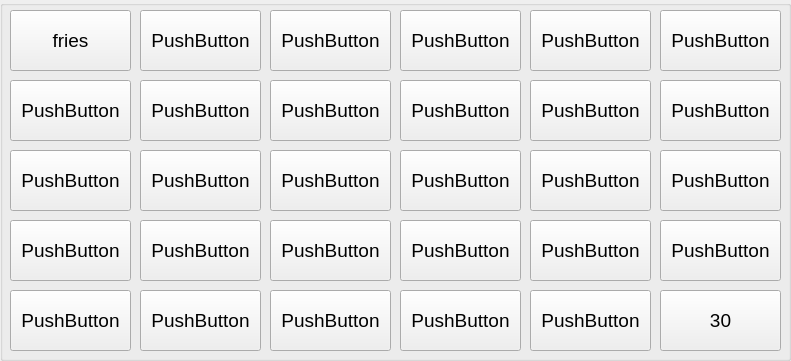
     <widget class="QGroupBox" name="groupBox_8">
      <property name="enabled">
       <bool>true</bool>
      </property>
      <property name="geometry">
       <rect>
        <x>240</x>
        <y>460</y>
        <width>791</width>
        <height>361</height>
       </rect>
      </property>
      <property name="font">
       <font>
        <pointsize>14</pointsize>
       </font>
      </property>
      <property name="title">
       <string/>
      </property>
      <property name="flat">
       <bool>false</bool>
      </property>
      <widget class="QPushButton" name="pushButton_121">
       <property name="geometry">
        <rect>
         <x>10</x>
         <y>10</y>
         <width>121</width>
         <height>61</height>
        </rect>
       </property>
       <property name="text">
        <string>fries</string>
       </property>
       <property name="flat">
        <bool>false</bool>
       </property>
      </widget>
      <widget class="QPushButton" name="pushButton_122">
       <property name="geometry">
        <rect>
         <x>10</x>
         <y>80</y>
         <width>121</width>
         <height>61</height>
        </rect>
       </property>
       <property name="text">
        <string>PushButton</string>
       </property>
       <property name="flat">
        <bool>false</bool>
       </property>
      </widget>
      <widget class="QPushButton" name="pushButton_123">
       <property name="geometry">
        <rect>
         <x>10</x>
         <y>150</y>
         <width>121</width>
         <height>61</height>
        </rect>
       </property>
       <property name="text">
        <string>PushButton</string>
       </property>
       <property name="flat">
        <bool>false</bool>
       </property>
      </widget>
      <widget class="QPushButton" name="pushButton_124">
       <property name="geometry">
        <rect>
         <x>10</x>
         <y>220</y>
         <width>121</width>
         <height>61</height>
        </rect>
       </property>
       <property name="text">
        <string>PushButton</string>
       </property>
       <property name="flat">
        <bool>false</bool>
       </property>
      </widget>
      <widget class="QPushButton" name="pushButton_125">
       <property name="geometry">
        <rect>
         <x>10</x>
         <y>290</y>
         <width>121</width>
         <height>61</height>
        </rect>
       </property>
       <property name="text">
        <string>PushButton</string>
       </property>
       <property name="flat">
        <bool>false</bool>
       </property>
      </widget>
      <widget class="QPushButton" name="pushButton_126">
       <property name="geometry">
        <rect>
         <x>140</x>
         <y>290</y>
         <width>121</width>
         <height>61</height>
        </rect>
       </property>
       <property name="text">
        <string>PushButton</string>
       </property>
       <property name="flat">
        <bool>false</bool>
       </property>
      </widget>
      <widget class="QPushButton" name="pushButton_127">
       <property name="geometry">
        <rect>
         <x>140</x>
         <y>80</y>
         <width>121</width>
         <height>61</height>
        </rect>
       </property>
       <property name="text">
        <string>PushButton</string>
       </property>
       <property name="flat">
        <bool>false</bool>
       </property>
      </widget>
      <widget class="QPushButton" name="pushButton_128">
       <property name="geometry">
        <rect>
         <x>140</x>
         <y>10</y>
         <width>121</width>
         <height>61</height>
        </rect>
       </property>
       <property name="text">
        <string>PushButton</string>
       </property>
       <property name="flat">
        <bool>false</bool>
       </property>
      </widget>
      <widget class="QPushButton" name="pushButton_129">
       <property name="geometry">
        <rect>
         <x>140</x>
         <y>220</y>
         <width>121</width>
         <height>61</height>
        </rect>
       </property>
       <property name="text">
        <string>PushButton</string>
       </property>
       <property name="flat">
        <bool>false</bool>
       </property>
      </widget>
      <widget class="QPushButton" name="pushButton_130">
       <property name="geometry">
        <rect>
         <x>140</x>
         <y>150</y>
         <width>121</width>
         <height>61</height>
        </rect>
       </property>
       <property name="text">
        <string>PushButton</string>
       </property>
       <property name="flat">
        <bool>false</bool>
       </property>
      </widget>
      <widget class="QPushButton" name="pushButton_131">
       <property name="geometry">
        <rect>
         <x>270</x>
         <y>10</y>
         <width>121</width>
         <height>61</height>
        </rect>
       </property>
       <property name="text">
        <string>PushButton</string>
       </property>
       <property name="flat">
        <bool>false</bool>
       </property>
      </widget>
      <widget class="QPushButton" name="pushButton_132">
       <property name="geometry">
        <rect>
         <x>270</x>
         <y>80</y>
         <width>121</width>
         <height>61</height>
        </rect>
       </property>
       <property name="text">
        <string>PushButton</string>
       </property>
       <property name="flat">
        <bool>false</bool>
       </property>
      </widget>
      <widget class="QPushButton" name="pushButton_133">
       <property name="geometry">
        <rect>
         <x>270</x>
         <y>150</y>
         <width>121</width>
         <height>61</height>
        </rect>
       </property>
       <property name="text">
        <string>PushButton</string>
       </property>
       <property name="flat">
        <bool>false</bool>
       </property>
      </widget>
      <widget class="QPushButton" name="pushButton_134">
       <property name="geometry">
        <rect>
         <x>270</x>
         <y>290</y>
         <width>121</width>
         <height>61</height>
        </rect>
       </property>
       <property name="text">
        <string>PushButton</string>
       </property>
       <property name="flat">
        <bool>false</bool>
       </property>
      </widget>
      <widget class="QPushButton" name="pushButton_135">
       <property name="geometry">
        <rect>
         <x>270</x>
         <y>220</y>
         <width>121</width>
         <height>61</height>
        </rect>
       </property>
       <property name="text">
        <string>PushButton</string>
       </property>
       <property name="flat">
        <bool>false</bool>
       </property>
      </widget>
      <widget class="QPushButton" name="pushButton_136">
       <property name="geometry">
        <rect>
         <x>400</x>
         <y>150</y>
         <width>121</width>
         <height>61</height>
        </rect>
       </property>
       <property name="text">
        <string>PushButton</string>
       </property>
       <property name="flat">
        <bool>false</bool>
       </property>
      </widget>
      <widget class="QPushButton" name="pushButton_137">
       <property name="geometry">
        <rect>
         <x>400</x>
         <y>10</y>
         <width>121</width>
         <height>61</height>
        </rect>
       </property>
       <property name="text">
        <string>PushButton</string>
       </property>
       <property name="flat">
        <bool>false</bool>
       </property>
      </widget>
      <widget class="QPushButton" name="pushButton_138">
       <property name="geometry">
        <rect>
         <x>400</x>
         <y>220</y>
         <width>121</width>
         <height>61</height>
        </rect>
       </property>
       <property name="text">
        <string>PushButton</string>
       </property>
       <property name="flat">
        <bool>false</bool>
       </property>
      </widget>
      <widget class="QPushButton" name="pushButton_139">
       <property name="geometry">
        <rect>
         <x>400</x>
         <y>80</y>
         <width>121</width>
         <height>61</height>
        </rect>
       </property>
       <property name="text">
        <string>PushButton</string>
       </property>
       <property name="flat">
        <bool>false</bool>
       </property>
      </widget>
      <widget class="QPushButton" name="pushButton_140">
       <property name="geometry">
        <rect>
         <x>400</x>
         <y>290</y>
         <width>121</width>
         <height>61</height>
        </rect>
       </property>
       <property name="text">
        <string>PushButton</string>
       </property>
       <property name="flat">
        <bool>false</bool>
       </property>
      </widget>
      <widget class="QPushButton" name="pushButton_141">
       <property name="geometry">
        <rect>
         <x>530</x>
         <y>10</y>
         <width>121</width>
         <height>61</height>
        </rect>
       </property>
       <property name="text">
        <string>PushButton</string>
       </property>
       <property name="flat">
        <bool>false</bool>
       </property>
      </widget>
      <widget class="QPushButton" name="pushButton_142">
       <property name="geometry">
        <rect>
         <x>530</x>
         <y>290</y>
         <width>121</width>
         <height>61</height>
        </rect>
       </property>
       <property name="text">
        <string>PushButton</string>
       </property>
       <property name="flat">
        <bool>false</bool>
       </property>
      </widget>
      <widget class="QPushButton" name="pushButton_143">
       <property name="geometry">
        <rect>
         <x>530</x>
         <y>80</y>
         <width>121</width>
         <height>61</height>
        </rect>
       </property>
       <property name="text">
        <string>PushButton</string>
       </property>
       <property name="flat">
        <bool>false</bool>
       </property>
      </widget>
      <widget class="QPushButton" name="pushButton_144">
       <property name="geometry">
        <rect>
         <x>530</x>
         <y>220</y>
         <width>121</width>
         <height>61</height>
        </rect>
       </property>
       <property name="text">
        <string>PushButton</string>
       </property>
       <property name="flat">
        <bool>false</bool>
       </property>
      </widget>
      <widget class="QPushButton" name="pushButton_145">
       <property name="geometry">
        <rect>
         <x>530</x>
         <y>150</y>
         <width>121</width>
         <height>61</height>
        </rect>
       </property>
       <property name="text">
        <string>PushButton</string>
       </property>
       <property name="flat">
        <bool>false</bool>
       </property>
      </widget>
      <widget class="QPushButton" name="pushButton_146">
       <property name="geometry">
        <rect>
         <x>660</x>
         <y>150</y>
         <width>121</width>
         <height>61</height>
        </rect>
       </property>
       <property name="text">
        <string>PushButton</string>
       </property>
       <property name="flat">
        <bool>false</bool>
       </property>
      </widget>
      <widget class="QPushButton" name="pushButton_147">
       <property name="enabled">
        <bool>true</bool>
       </property>
       <property name="geometry">
        <rect>
         <x>660</x>
         <y>290</y>
         <width>121</width>
         <height>61</height>
        </rect>
       </property>
       <property name="text">
        <string>30</string>
       </property>
       <property name="flat">
        <bool>false</bool>
       </property>
      </widget>
      <widget class="QPushButton" name="pushButton_148">
       <property name="geometry">
        <rect>
         <x>660</x>
         <y>10</y>
         <width>121</width>
         <height>61</height>
        </rect>
       </property>
       <property name="text">
        <string>PushButton</string>
       </property>
       <property name="flat">
        <bool>false</bool>
       </property>
      </widget>
      <widget class="QPushButton" name="pushButton_149">
       <property name="geometry">
        <rect>
         <x>660</x>
         <y>220</y>
         <width>121</width>
         <height>61</height>
        </rect>
       </property>
       <property name="text">
        <string>PushButton</string>
       </property>
       <property name="flat">
        <bool>false</bool>
       </property>
      </widget>
      <widget class="QPushButton" name="pushButton_150">
       <property name="geometry">
        <rect>
         <x>660</x>
         <y>80</y>
         <width>121</width>
         <height>61</height>
        </rect>
       </property>
       <property name="text">
        <string>PushButton</string>
       </property>
       <property name="flat">
        <bool>false</bool>
       </property>
      </widget>
     </widget>
